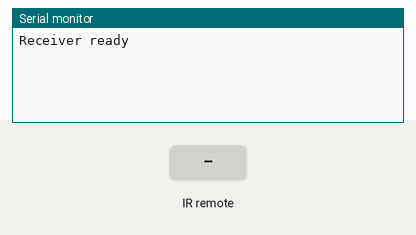
Bench run of a sketch on a simulated Arduino Uno, built with avr-gcc and run on an emulated ATmega328P. Parts: the last lines printed to the serial monitor. The inputs (shaded band) are chosen by the test bench.

Above: at 1.2 s.
1.3 s: infrared code 0x145533 received
At 2.5 s:
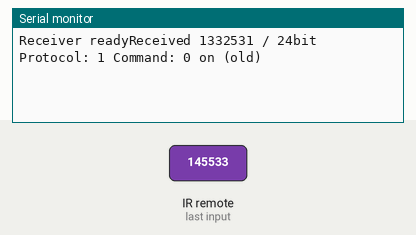
2.8 s: infrared code 0x14553C received
At 3.7 s:
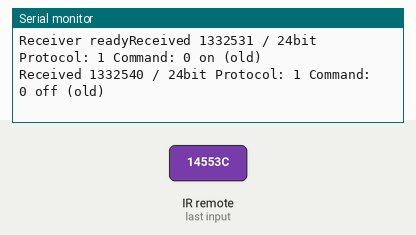
4.3 s: infrared code 0x14553F received
At 4.8 s:
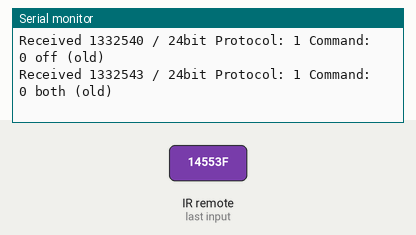
5.8 s: infrared code 0xEB0E7C received
At 7.0 s:
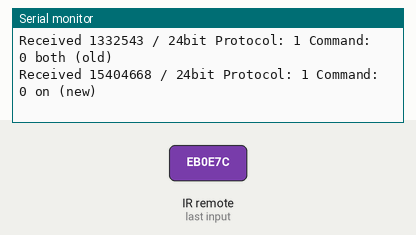
7.3 s: infrared code 0xEB0E74 received
At 8.3 s:
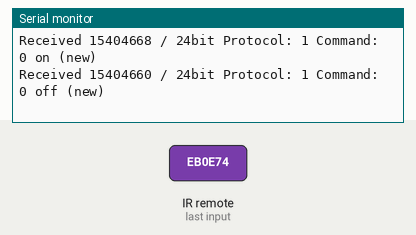

The sketch:

reciever.ino
```cpp
// The transmitter is the little square one, the reciever is the long rectangular one

// Programming:
// To restore factory defaults, unplug the socket from the mains, then press and hold the yellow button on the side
//  of the socket for 5s while plugging it back in.
// To pair a remote control to a socket, turn the socket on by pressing the yellow button briefly, then press and hold
//  the yellow button again until the socket turns off. The desired 'ON' key on the remote can then be pressed to pair
//  that row of keys on the remote to the socket.

#include <RCSwitch.h>
RCSwitch mySwitch = RCSwitch();

enum COMMAND {
  COMMAND_ON,
  COMMAND_OFF,
  COMMAND_BOTH,
  COMMAND_UNKNOWN,
};

const char* CommandStrings[] = {"on", "off", "both", "unknown"};

void setup() {
  Serial.begin(115200);

  Serial.print("Receiver ready");

  mySwitch.enableReceive(0);  // Receiver on interrupt 0 => that is pin #2
}

void loop() {
  if (mySwitch.available()) {
    long code = mySwitch.getReceivedValue();
    Serial.print("Received ");
    Serial.print( code );
    Serial.print(" / ");
    Serial.print( mySwitch.getReceivedBitlength() );
    Serial.print("bit ");
    Serial.print("Protocol: ");
    Serial.print( mySwitch.getReceivedProtocol() );
    Serial.print(" Command: ");
    Serial.print(GetRow(code));
    Serial.print(" ");
    Serial.print(CommandStrings[GetCommand(code)]);
    Serial.println(IsNewRemote(code) ? " (new)" : " (old)");
    mySwitch.resetAvailable();
  }
}

// Note: The new remote gives the same code for both as on, so it is not considered to have any way of signalling both.

bool IsNewRemote(long code){
  return code > 10000000;
}

int GetRow(long code)
{
  switch (code) {
    case 1332531:
    case 1332540:
    case 1332543:
    case 15404668:
    case 15404660:
    return 0;

    case 1332675:
    case 1332684:
    case 1332687:
    case 15404666:
    case 15404658:
    return 1;

    case 1332995:
    case 1333004:
    case 1333007:
    case 15404665:
    case 15404657:
    return 2;

    case 1334531:
    case 1334540:
    case 1334543:
    case 15404669:
    case 15404661:
    return 3;

    case 1340675:
    case 1340684:
    case 1340687:
    case 15404667:
    case 15404659:
    return 4;

    default: return 5;
  }
}

COMMAND GetCommand(long code)
{
  switch (code) {
    case 1332531:
    case 1332675:
    case 1332995:
    case 1334531:
    case 1340675:
    case 15404668:
    case 15404666:
    case 15404665:
    case 15404669:
    case 15404667:
    return COMMAND_ON;

    case 1332540:
    case 1332684:
    case 1333004:
    case 1334540:
    case 1340684:
    case 15404660:
    case 15404658:
    case 15404657:
    case 15404661:
    case 15404659:
    return COMMAND_OFF;

    case 1332543:
    case 1332687:
    case 1333007:
    case 1334543:
    case 1340687:
    return COMMAND_BOTH;

    default: return COMMAND_UNKNOWN;
  }
}
```

Measured:
- after the input at 1.3 s, the serial monitor: prints a new line at once (image 1)
- after the input at 2.8 s, the serial monitor: prints a new line at once (image 2)
- after the input at 4.3 s, the serial monitor: prints a new line at once (image 3)
- after the input at 5.8 s, the serial monitor: prints a new line at once (image 4)
- after the input at 7.3 s, the serial monitor: prints a new line at once (image 5)
